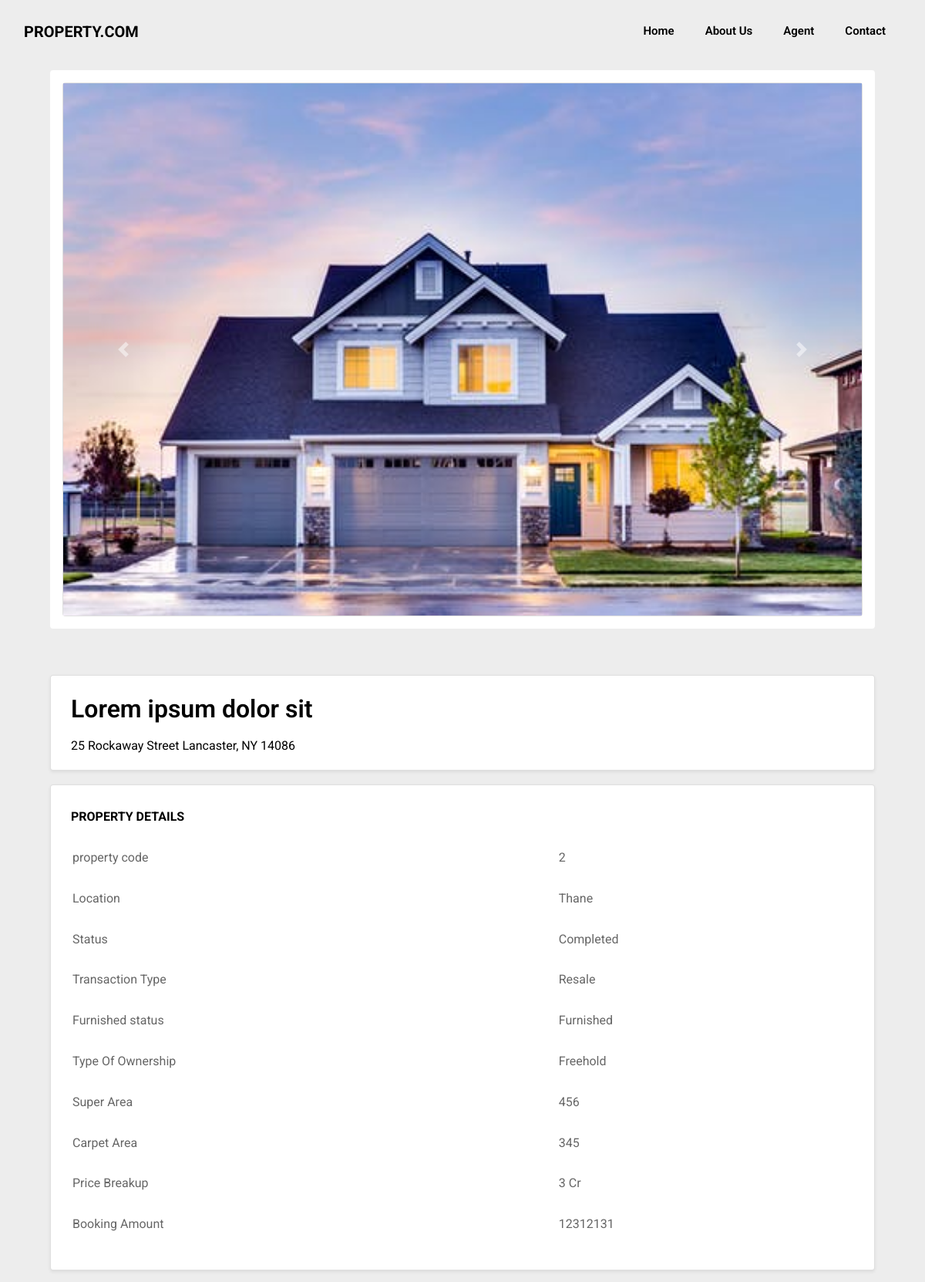
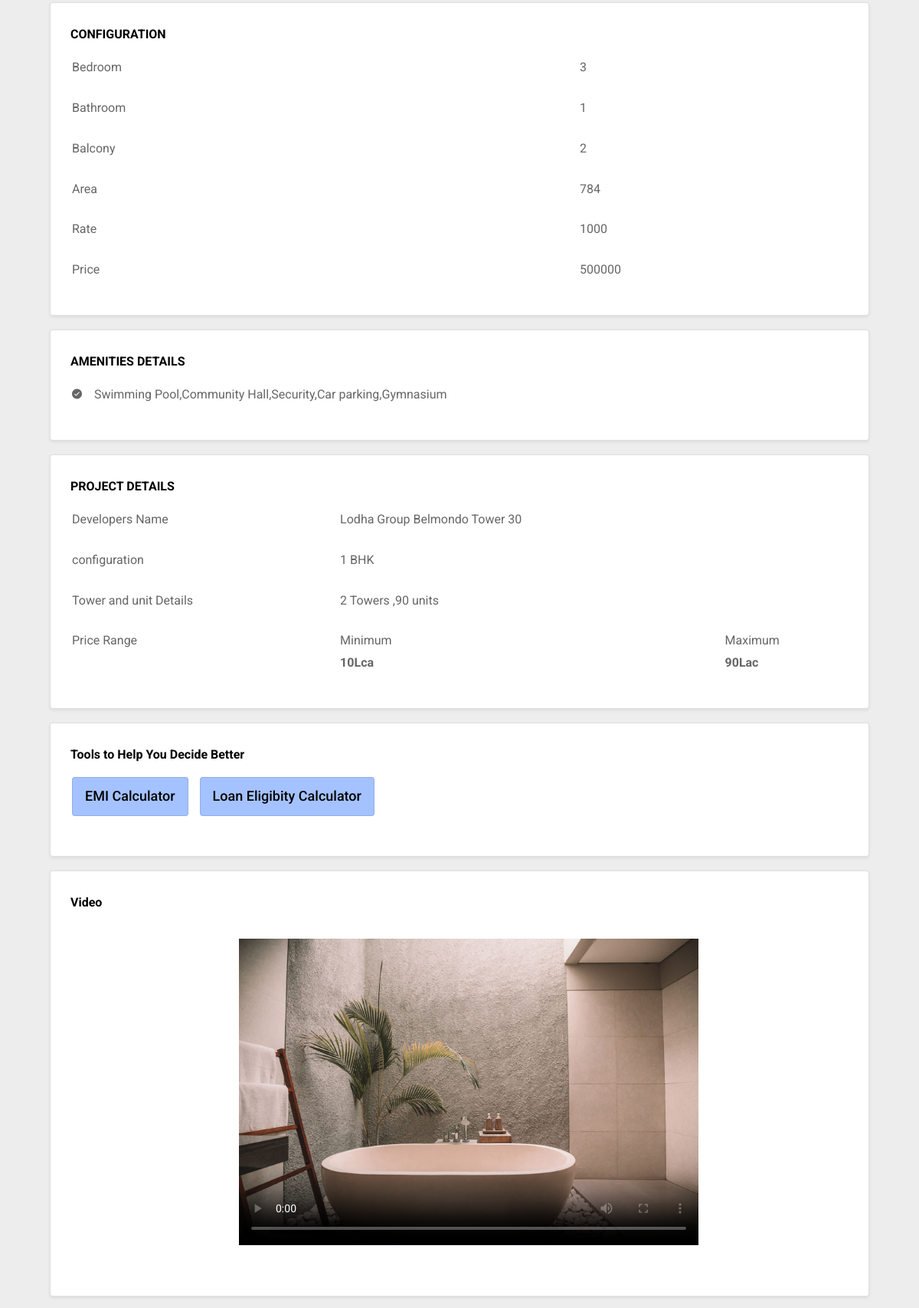
/single-page.php?pcode=2 (upper part), run on the app's committed database (2 pictures, top to bottom).
### tables this page shows
CREATE TABLE `property_details` (
  `id` int(11) NOT NULL,
  `pname` varchar(50) NOT NULL,
  `address` varchar(100) NOT NULL,
  `pcode` varchar(50) NOT NULL,
  `location` varchar(50) NOT NULL,
  `status` varchar(50) NOT NULL,
  `transaction` varchar(50) NOT NULL,
  `furnished` varchar(50) NOT NULL,
  `ownership` varchar(50) NOT NULL,
  `sarea` varchar(50) NOT NULL,
  `carea` varchar(50) NOT NULL,
  `price` varchar(50) NOT NULL,
  `bamount` int(50) NOT NULL
);

CREATE TABLE `property_image_details` (
  `property_image_id` int(11) NOT NULL,
  `image1` varchar(240) NOT NULL,
  `image2` varchar(240) NOT NULL,
  `image3` varchar(240) NOT NULL,
  `image4` varchar(240) NOT NULL,
  `image5` varchar(240) NOT NULL,
  `pcode` int(11) NOT NULL,
  `video_name` varchar(255) NOT NULL,
  `paranoma_image` varchar(255) NOT NULL
);

CREATE TABLE `configuration_details` (
  `configuration_id` int(11) NOT NULL,
  `bedroom` varchar(100) NOT NULL,
  `bathroom` varchar(50) NOT NULL,
  `balcony` varchar(50) NOT NULL,
  `conarea` varchar(50) NOT NULL,
  `conrate` varchar(50) NOT NULL,
  `conprice` varchar(50) NOT NULL,
  `pcode` int(11) NOT NULL
);

CREATE TABLE `amenities_details` (
  `id` int(200) NOT NULL,
  `amenities` varchar(200) NOT NULL,
  `pcode` int(11) NOT NULL
);

CREATE TABLE `project_details` (
  `project_id` int(200) NOT NULL,
  `dname` varchar(200) NOT NULL,
  `pminrange` varchar(200) NOT NULL,
  `pmaxrange` varchar(200) NOT NULL,
  `pcon` varchar(200) NOT NULL,
  `ptower` varchar(200) NOT NULL,
  `pcode` int(11) NOT NULL
);

### single-page.php (the view, shortened to what this page needs)
<?php
	include("./configuration/config.php");
	$sql="select * from property_details p INNER JOIN amenities_details a ON p.pcode= a.pcode
	INNER JOIN configuration_details c ON a.pcode = c.pcode
	INNER JOIN project_details pr ON c.pcode = pr.pcode
	INNER JOIN builder_details bd ON pr.pcode=bd.pcode
	INNER JOIN popular_agent_details ag ON bd.pcode=ag.pcode
	INNER JOIN property_image_details pi ON ag.pcode=pi.pcode where pi.pcode ={$_GET['pcode']} limit 1";
	$result = mysqli_query($mysqli,$sql);
?>
<!DOCTYPE html>
<html lang="en">
	<head>
	    <link rel="stylesheet" href="css/open-iconic-bootstrap.min.css">
	    <link rel="stylesheet" href="css/animate.css">
	    <link rel="stylesheet" href="css/owl.carousel.min.css">
	    <link rel="stylesheet" href="css/owl.theme.default.min.css">
	    <link rel="stylesheet" href="css/magnific-popup.css">
	    <link rel="stylesheet" href="css/aos.css">
	    <link rel="stylesheet" href="css/ionicons.min.css">
	    <link rel="stylesheet" href="css/bootstrap-datepicker.css">
	    <link rel="stylesheet" href="css/jquery.timepicker.css">
	    <link rel="stylesheet" href="css/flaticon.css">
	    <link rel="stylesheet" href="css/icomoon.css">
	    <link rel="stylesheet" href="css/style.css">
	    <link rel="stylesheet" type="text/css" href="single-page.css">
	</head>
	<body>
		<div class="first-container" style="background-color: #ededed; margin-top: -30px">
			<nav class="navbar navbar-expand-lg navbar-dark ftco_navbar bg-dark ftco-navbar-light"
				id="ftco-navbar" >
				<div class="container" style="margin-top:-15px;">
				    <a class="navbar-brand" href="index.php">PROPERTY.COM</a>
				    <div class="collapse navbar-collapse" id="ftco-nav">
					    <ul class="navbar-nav ml-auto">
					        <li class="nav-item"><a href="index.php" class="nav-link">Home</a></li>
					        <li class="nav-item"><a href="about-us.php" class="nav-link">About Us</a></li>
					        <li class="nav-item"><a href="#" class="nav-link">Agent</a></li>
					        <li class="nav-item"><a href="contact.php" class="nav-link">Contact</a></li>
					    </ul>
				    </div>
			    </div>
			</nav>
			<?php
				while($res=mysqli_fetch_array($result))
				{
			?>
			<section class="ftco-section ftco-property-details" style="margin-top: 25px" >
			    <div class="container">
			    	<div class="row justify-content-center" >
			      		<div class="col-md-11">
			      			<div class="property-details">
		      					<div class="col-md-12 table-responsive-smshadow-sm p-3 mb-5 bg-white rounded ">
		      						<div id="carouselExampleIndicators" class="carousel card slide" data-ride="carousel" data-interval="3000">
									  	<div class="carousel-inner">
									  		<div class="carousel-item active">
										      <?php echo '<img src="images1/'.$res['image1'].'" class="d-block" alt="First slide">'?>
										    </div>
									  	</div>
									  	<a class="carousel-control-prev" href="#carouselExampleIndicators" role="		button" data-slide="prev">
										    <span class="carousel-control-prev-icon" aria-hidden="true"></span>
										</a>
										<a class="carousel-control-next" href="#carouselExampleIndicators" role="		button" data-slide="next">
										    <span class="carousel-control-next-icon" aria-hidden="true"></span>
										</a>
		      						</div>
		      					</div>
		      				</div>
		      			</div>
		      		</div>
			    </div>
			</section>
			<section class="ftco-section ftco-property-details" style="margin-top:-15%;" >
			    <div class="container">
		      		<div class="row justify-content-center position-relative">
			      		<div class="col-md-11">
			      			<div class="property-details">
		      					<div class="property-details">
		      						<div class="col-md-12  table-responsive-sm card shadow-sm p-3 mb-5 bg-white rounded">
		      							<h2 style="color:black; margin: 3px 0px 0px 10px">
		      								<?php echo $res['pname']; ?></h2>
				      					<span class="text" style="color:black; margin: 10px 0px 0px 10px">
				      						<?php echo $res['address']; ?>
				      					</span>
		      						</div>
		      					</div>
		      				</div>
		      			</div>
		      		</div>
		      		<div class="row justify-content-center" style="margin-top:-30px">
			      		<div class="col-md-11">
			      			<div class="property-details">
		      					<div class="property-details">
		      						<div class="col-md-12  table-responsive-sm card shadow-sm p-3 mb-5 bg-white rounded">
		      						 	<label style="color:black; margin: 15px 0px 10px 10px" >
		      						 		<h6>
		      						 			<b>PROPERTY DETAILS</b>
		      						 		</h6>
		      						 	</label>
		      						 	<table class="table table-borderless table-hover " >
									      	<tr><td>property code </td><td><?php echo $res['pcode']; ?></td></tr>
											<tr><td>Location </td><td><?php echo $res['location']; ?></td></tr>
											<tr><td>Status </td><td><?php echo $res['status']; ?></td></tr>
											<tr><td>Transaction Type </td><td><?php echo $res['transaction'];?>
											</td></tr>
											<tr><td>Furnished status </td><td><?php echo $res['furnished']; ?>
											</td></tr>
											<tr><td>Type Of Ownership </td><td><?php echo $res['ownership']; ?>
											</td></tr>
											<tr><td>Super Area </td><td><?php echo $res['sarea']; ?></td></tr>
											<tr><td>Carpet Area </td><td><?php echo $res['carea']; ?></td></tr>
											<tr><td>Price Breakup </td><td><?php echo $res['price']; ?></td></tr>
											<tr><td>Booking Amount </td><td><?php echo $res['bamount']; ?></td>
											</tr>
										</table>
		      						</div>
		      					</div>
		      				</div>
		      			</div>
		      		</div>
		      		<div class="row justify-content-center" style="margin-top:-30px">
			      		<div class="col-md-11">
			      			<div class="property-details">
		      					<div class="property-details">
		      						<div class="col-md-12  table-responsive-sm card shadow-sm p-3 mb-5 bg-white rounded">
		      							<label style="color:black; margin: 15px 0px 0px 10px" ><h6><b>CONFIGURATION</b></h6></label>
		      							<table class="table table-borderless table-hover ">
									    	<tr><td width="64%">Bedroom</td><td> <?php echo $res['bedroom']; ?></td></tr>
									   		<tr><td>Bathroom </td><td> <?php echo $res['bathroom']; ?></td></tr>
									   		<tr><td>Balcony </td><td> <?php echo $res['balcony']; ?></td></tr>
									   		<tr><td>Area </td><td> <?php echo $res['conarea']; ?></td></tr>
									   		<tr><td>Rate </td><td> <?php echo $res['conrate']; ?></td></tr>
									   		<tr><td>Price</td><td> <?php echo $res['conprice']; ?></td></tr>
									   	</table>
		      						</div>
		      					</div>
		      				</div>
		      			</div>
		      		</div>
		      		<div class="row justify-content-center" style="margin-top:-30px">
			      		<div class="col-md-11">
			      			<div class="property-details">
		      					<div class="property-details">
		      						<div class="col-md-12  table-responsive-sm card shadow-sm p-3 mb-5 bg-white rounded">
		      							<label style="color:black; margin: 15px 0px 0px 10px">
		      								<h6>
		      									<b>AMENITIES DETAILS</b>
		      								</h6>
		      							</label>
		      							<table class="table table-borderless">
		      								<tr>
									    		<td class="check">
									    			<span class="ion-ios-checkmark-circle"></span>&nbsp&nbsp&nbsp
										    		<?php echo $res['amenities']; ?>
										    	</td>
									    	</tr>
									   	</table>
		      						</div>
		      					</div>
		      				</div>
		      			</div>
		      		</div>
		      		<div class="row justify-content-center" style="margin-top:-30px">
			      		<div class="col-md-11">
			      			<div class="property-details">
		      					<div class="property-details">
		      						<div class="col-md-12  table-responsive-sm card shadow-sm p-3 mb-5 bg-white rounded">
		      							<label style="color:black; margin: 15px 0px 0px 10px" ><h6><b>PROJECT DETAILS</b></h6></label>
		      							<table class="table table-borderless table-hover ">
									    	<tr>
									    		<td>Developers Name</td>
									    		<td><?php echo $res['dname']; ?></td>
									    		<td></td>
									    	</tr>
											<tr>
												<td>configuration </td>
												<td><?php echo $res['pcon']; ?></td>
												<td></td>
											</tr>
											<tr>
												<td>Tower and unit Details </td>
												<td><?php echo $res['ptower'];?></td>
												<td></td>
											</tr>
											<tr>
												<td>Price Range</td>
												<td>Minimum<br>
													<b><?php echo $res['pminrange'];?></b>
												</td>
												<td>Maximum<br>
													<b><?php echo $res['pmaxrange']; ?></b>
												</td>
											</tr>
									   	</table>
		      						</div>
		      					</div>
		      				</div>
		      			</div>
		      		</div>
		      		<div class="row justify-content-center" style="margin-top:-30px">
			      		<div class="col-md-11">
			      			<div class="property-details">
		      					<div class="property-details">
		      						<div class="col-md-12 table-responsive-sm card shadow-sm p-3 mb-5 bg-white rounded">
		      							<label style="color:black; font-size: 19px; margin: 15px 0px 0px 10px" ><h6><b>Tools to Help You Decide Better</b></h6></label>
		      							<table class="table table-borderless">
									    	<tr>
									    		<td>
										    		<ul class="nav nav-pills mb-2" id="pills-tab" role="tablist" >
													    <li class="nav-item">
													      	<a href="finalemical.php" class="nav-link "
													      		style="margin-right:15px; background-color:#a4c2ff; color: black">EMI Calculator
													      	</a>
															<li class="nav-item">
															    <a href="eligibility1.php" class="nav-link" style="margin-right:15px; background-color:#a4c2ff; color: black">Loan Eligibity Calculator
															    </a>
															</li>
													    </li>
													</ul>
												</td>
									    	</tr>
									    </table>
		      						</div>
		      					</div>
		      				</div>
		      			</div>
		      		</div>
		      		<div class="row justify-content-center" style="margin-top:-30px">
			      		<div class="col-md-11">
			      			<div class="property-details">
		      						<div class="col-md-12  table-responsive-sm card shadow-sm p-3 mb-5 bg-white rounded">
		      							<label style="color:black; margin: 15px 0px 0px 10px" >
		      								<h6>
		      									<b>Video</b>
		      								</h6>
		      							</label>
		      							<?php echo '<video width="600" poster="./images1/image_1.jpg" controls
		      							             	autoplay style="margin-left:230px; margin-bottom: 50px; margin-top: 30px; outline:none">
														<source src="images1/'.$res['video_name'].'" type="video/MP4">
													</video>';?>
		      						</div>
		      				</div>
		      			</div>
		      		</div>
			    </div>
			</section>
			<?php } ?>
		</div>
	</body>
</html>

### single-page.css (style rules this page uses)
.carousel-item img { height: 100%; width: 100%; }

### data on the page
property_details: property_image_details.image1 (picture), pname "Lorem ipsum dolor sit", address "25 Rockaway Street Lancaster, NY 14086", property_image_details.pcode "2", location "Thane", status "Completed", transaction "Resale", furnished "Furnished", ownership "Freehold", sarea "456", carea "345", price "3 Cr", bamount "12312131", configuration_details.bedroom "3", configuration_details.bathroom "1", configuration_details.balcony "2", configuration_details.conarea "784", configuration_details.conrate "1000", configuration_details.conprice "500000", amenities_details.amenities "Swimming Pool,Community Hall,Security,Car parking,Gymnasium", project_details.dname "Lodha Group Belmondo Tower 30", project_details.pcon "1 BHK", project_details.ptower "2 Towers ,90 units", project_details.pminrange "10Lca", project_details.pmaxrange "90Lac"
